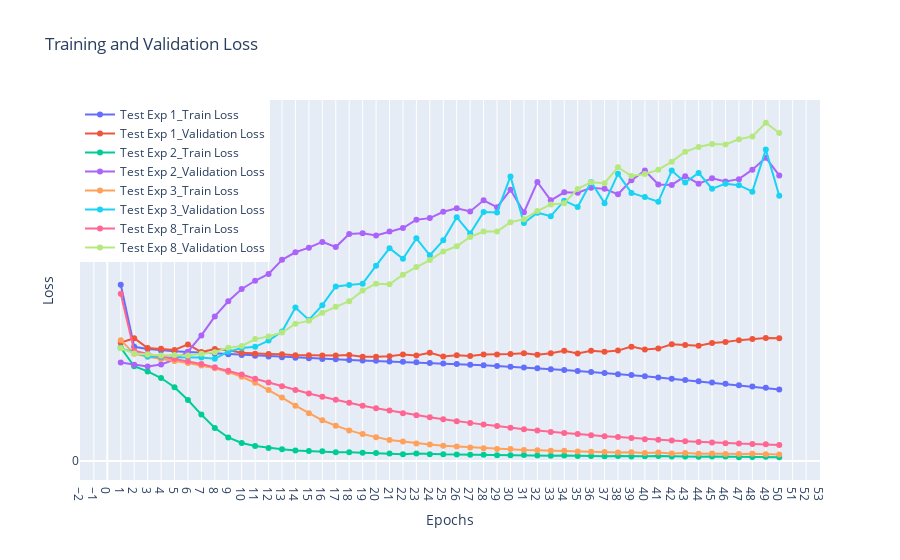

Write notebook code for a chart like this one.
### Code cell
import plotly.graph_objects as go

# Create the interactive plot
fig = go.Figure()
for exps in loss_data.keys():
    # plt.plot(epochs, loss_data[exps][0], label=exps + 'Train Loss', marker='o')
    # plt.plot(epochs, loss_data[exps][1], label=exps + 'Validation Loss', marker='o')
    fig.add_trace(go.Scatter(x=epochs, y=loss_data[exps][0], mode='lines+markers', name=exps + '_Train Loss'))
    fig.add_trace(go.Scatter(x=epochs, y=loss_data[exps][1], mode='lines+markers', name=exps + '_Validation Loss'))
# fig.add_trace(go.Scatter(x=epochs, y=train_loss, mode='lines+markers', name='Train Loss'))
# fig.add_trace(go.Scatter(x=epochs, y=val_loss, mode='lines+markers', name='Validation Loss'))

fig.update_layout(
    title='Training and Validation Loss',
    xaxis_title='Epochs',
    yaxis_title='Loss',
    xaxis=dict(tickmode='linear'),
    yaxis=dict(tickmode='linear'),
    legend=dict(x=0, y=1),
    grid=dict(),
)

fig.show()
